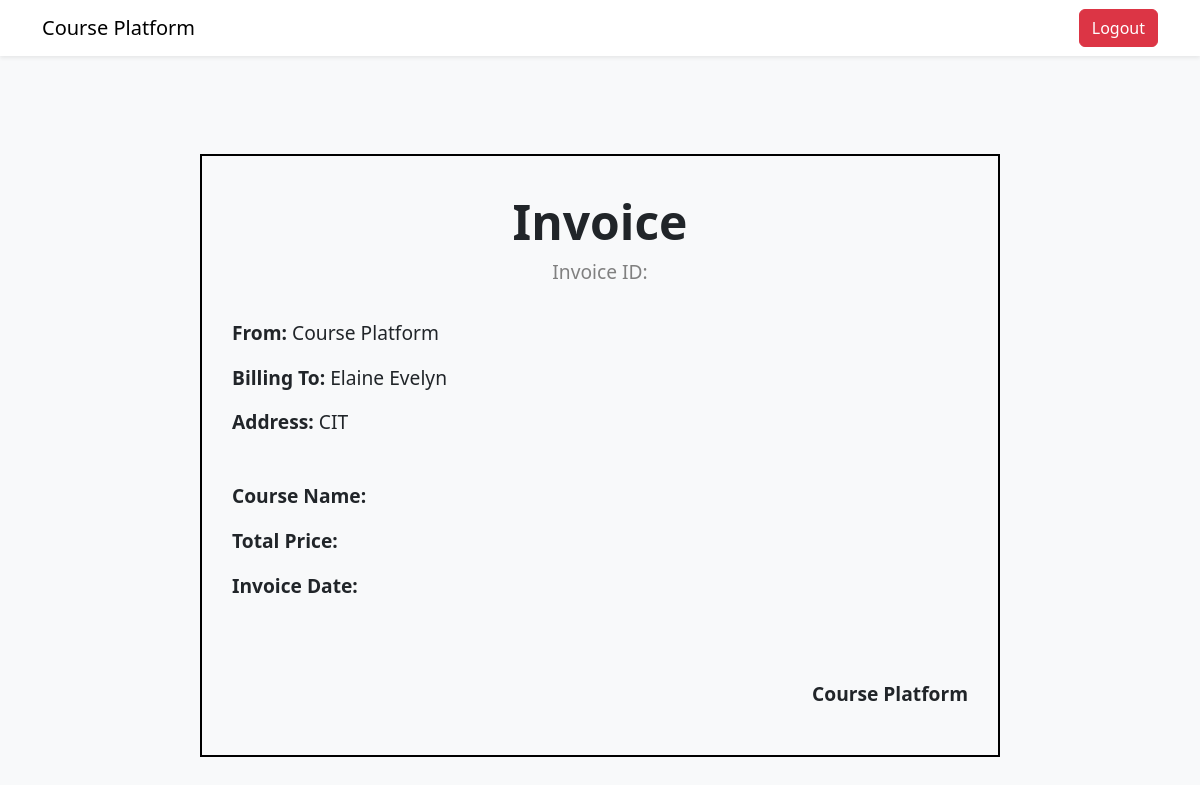
/student/invoice/1 (signed in), run on an earlier commit of the app's database.
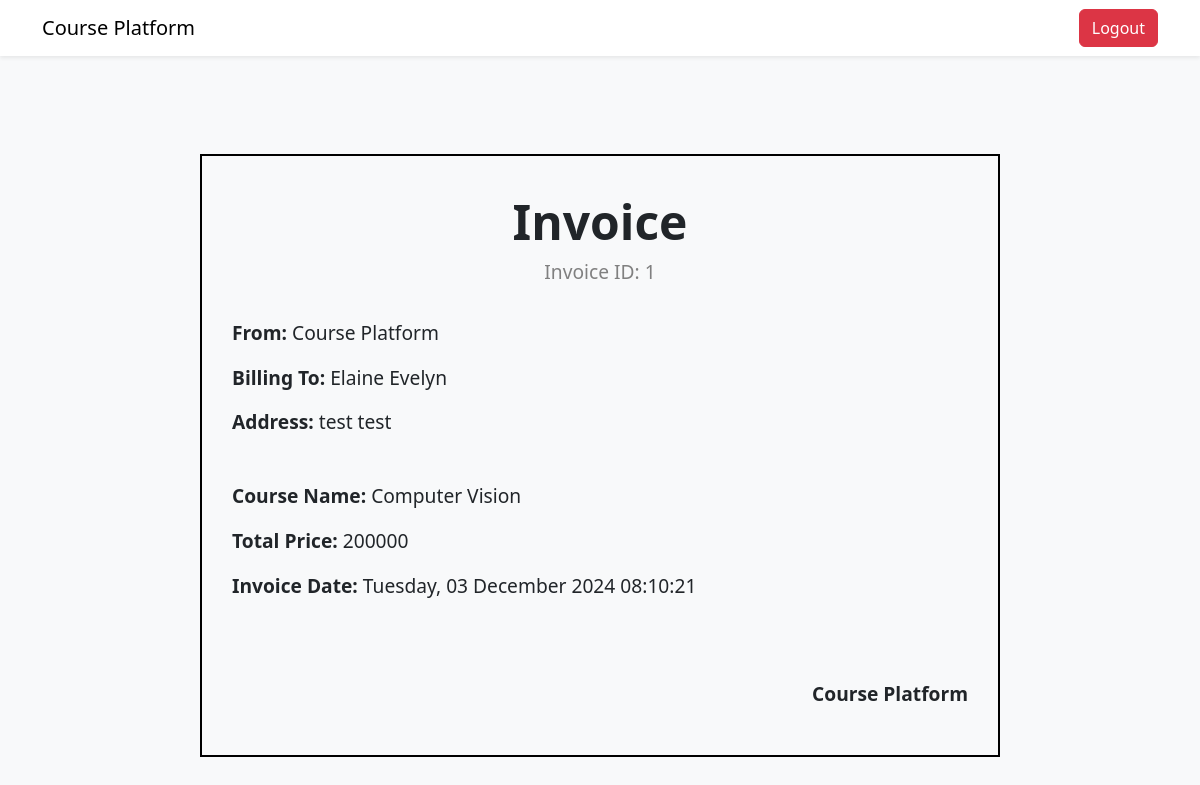
And on a later commit of the database.
### tables this page shows
CREATE TABLE peserta (
                id_peserta INTEGER PRIMARY KEY AUTOINCREMENT,
                email TEXT NOT NULL,
                nama_peserta TEXT NOT NULL,
                password TEXT NOT NULL,
                no_telpon TEXT NOT NULL,
                alamat TEXT NOT NULL,
                kota TEXT NOT NULL,
                provinsi TEXT NOT NULL,
                kode_pos INT NOT NULL,
                negara TEXT NOT NULL
            );

CREATE TABLE invoice (
                id_invoice INTEGER PRIMARY KEY AUTOINCREMENT,
                id_pembayaran INTEGER,
                id_peserta INTEGER,
                detail_invoice TEXT NOT NULL,
                FOREIGN KEY (id_pembayaran) REFERENCES pembayaran(id_pembayaran),
                FOREIGN KEY (id_peserta) REFERENCES peserta(id_peserta)
            );

CREATE TABLE kursus (
                id_kursus INTEGER PRIMARY KEY AUTOINCREMENT,
                id_instruktur INTEGER,
                nama_kursus TEXT NOT NULL,
                harga_kursus INT NOT NULL,
                FOREIGN KEY (id_instruktur) REFERENCES instruktur(id_instruktur)
            );

CREATE TABLE pembayaran (
                id_pembayaran INTEGER PRIMARY KEY AUTOINCREMENT,
                id_peserta INTEGER,
                id_kursus INTEGER,
                total_harga INT NOT NULL,
                status TEXT NOT NULL,
                FOREIGN KEY (id_peserta) REFERENCES peserta(id_peserta),
                FOREIGN KEY (id_kursus) REFERENCES kursus(id_kursus)
            );

### features/student.py (the view)
    def invoice_detail(self, invoice_id):
        if not session.get('email') or session.get('role') != 'user':
            return redirect(url_for('home'))
        email = session.get('email')
        student = query_db('SELECT * FROM peserta WHERE email = ?', [email], one=True)
        if not student:
            return redirect(url_for('home'))
        student_id = student['id_peserta']
        invoice = query_db(
            '''
                SELECT invoice.*, pembayaran.*, kursus.*
                FROM invoice
                INNER JOIN pembayaran ON invoice.id_pembayaran = pembayaran.id_pembayaran
                INNER JOIN kursus ON pembayaran.id_kursus = kursus.id_kursus
                WHERE invoice.id_peserta = ? AND invoice.id_invoice = ?
            ''',
            [student_id, invoice_id],
            one=True
        )
        peserta = query_db('SELECT * FROM peserta WHERE id_peserta = ?', [student_id], one=True)
        return render_template('student/invoice_detail.html', invoice=invoice, peserta=peserta)

### database.py (called while the page is built)
def get_db():
    db = getattr(g, '_database', None)
    if db is None:
        db = g._database = sqlite3.connect(DATABASE)
        db.row_factory = sqlite3.Row
    return db

def query_db(query, args=(), one=False):
    cur = get_db().execute(query, args)
    rv = cur.fetchall()
    cur.close()
    get_db().commit()
    return (rv[0] if rv else None) if one else rv

### templates/student/invoice_detail.html (shortened to what this page needs)
<!DOCTYPE html>
<html lang="en">
<head>
    <link href="https://cdn.jsdelivr.net/npm/bootstrap@5.3.0/dist/css/bootstrap.min.css" rel="stylesheet">
</head>
<body class="bg-light">
    <nav class="navbar navbar-expand-lg navbar-light bg-white shadow-sm">
        <div class="container">
            <a class="navbar-brand" href="/">Course Platform</a>
            <div class="d-flex">
                <a href="/logout" class="btn btn-danger">Logout</a>
            </div>
        </div>
    </nav>
    <div class="container py-5">
        <div class="invoice-container">
            <div class="invoice-title">
                Invoice
            </div>
            <div class="invoice-id">
                Invoice ID: {{ invoice.id_invoice }}
            </div>
            <div class="invoice-details">
                <p><strong>From:</strong> Course Platform</p>
                <p><strong>Billing To:</strong> {{ peserta.nama_peserta }}</p>
                <p><strong>Address:</strong> {{ peserta.alamat }}</p>
                <br>
                <p><strong>Course Name:</strong> {{ invoice.nama_kursus }}</p>
                <p><strong>Total Price:</strong> {{ invoice.total_harga }}</p>
                <p><strong>Invoice Date:</strong> {{ invoice.detail_invoice }}</p>
            </div>
            <div class="invoice-sign">
                <p>Course Platform</p>
            </div>
        </div>
    </div>
</body>
</html>

What changed in the data, as far as the page shows it:
added invoice: id_invoice "1", detail_invoice "Tuesday, 03 December 2024 08:10:21"
changed peserta "Elaine Evelyn": alamat "CIT" → "test test"
added kursus: nama_kursus "Computer Vision"
added pembayaran: total_harga "200000"
